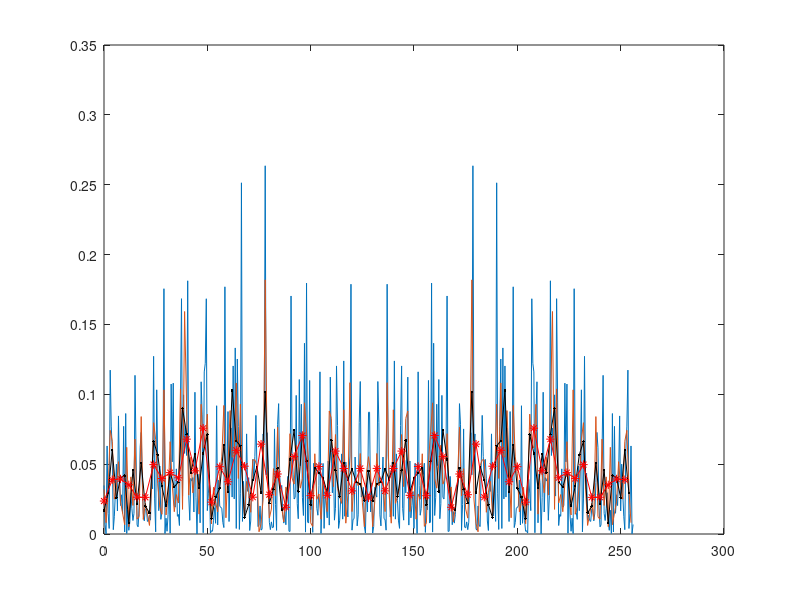

Write MATLAB code to recreate this figure. (Note: this script raises an error after producing the figure.)
%PSD estimates of random noise

fs = 2^8; %sampling frequency in Hz
sig = 6; %std of normal (white) noise with zero mean

dt = 1/fs; 
Ttot = 2; %total measurement time
N = Ttot*fs; %(number of points

%noise time series
t = (0:1/fs:Ttot); %time in seconds
n = sqrt(sig)*randn(size(t));

%one fft
Sh = (2/(fs*N))*abs(fft(n)).^2;
f = (0:1/Ttot:fs);
z1 = std(Sh)

%two ffts
f2 = (0:2/Ttot:fs-1);
Sh2 = 0*f2;
for jj=1:2
    ix = ((jj-1)*N/2+1:jj*N/2);
    s = (4/(fs*N))*abs(fft(n(ix))).^2;
    Sh2 = Sh2 + s;
end
Sh2 = Sh2/2;
z2 = std(Sh2)

%four ffts
f4 = (0:4/Ttot:fs-1);
Sh4 = 0*f4;
for jj=1:4
    ix = ((jj-1)*N/4+1:jj*N/4);
    s = (8/(fs*N))*abs(fft(n(ix))).^2;
    Sh4 = Sh4 + s;
end
Sh4 = Sh4/4;
z4 = std(Sh4)

%eight ffts
f8 = (0:8/Ttot:fs-1);
Sh8 = 0*f8;
for jj=1:8
    ix = ((jj-1)*N/8+1:jj*N/8);
    s = (16/(fs*N))*abs(fft(n(ix))).^2;
    Sh8 = Sh8 + s;
end
Sh8 = Sh8/8;
z8 = std(Sh8)


figure(1)
plot(f, Sh, f2, Sh2, f4, Sh4,'k.-', f8, Sh8,'r*-')
legend(['std = ' num2str(z1,2)],...
    ['std = ' num2str(z2,2)],...
    ['std = ' num2str(z4,2)],...
    ['std = ' num2str(z8,2)],fontsize=14)
xlim([0, fs])
xlabel('freq(Hz)')
ylabel('Power Spectral Density')
grid on
shg